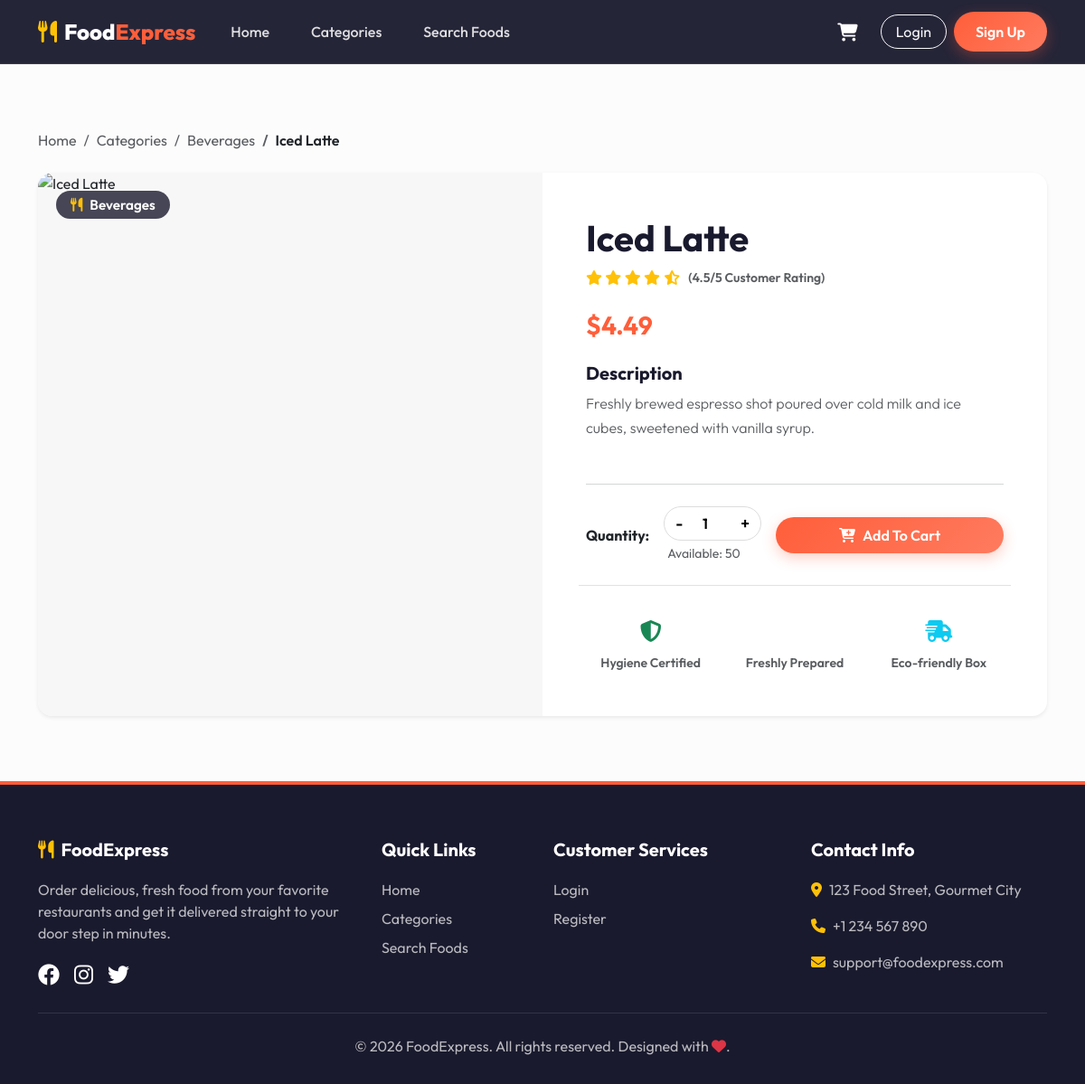
/food-details.php?id=9, run on the app's committed database.
### tables this page shows
CREATE TABLE IF NOT EXISTS foods (
    id INT AUTO_INCREMENT PRIMARY KEY,
    category_id INT NOT NULL,
    name VARCHAR(150) NOT NULL,
    description TEXT,
    price DECIMAL(10,2) NOT NULL,
    stock_quantity INT NOT NULL DEFAULT 50,
    image VARCHAR(255) NOT NULL,
    status ENUM('active', 'inactive') DEFAULT 'active',
    created_at TIMESTAMP DEFAULT CURRENT_TIMESTAMP,
    FOREIGN KEY (category_id) REFERENCES categories(id) ON DELETE CASCADE
);

CREATE TABLE IF NOT EXISTS categories (
    id INT AUTO_INCREMENT PRIMARY KEY,
    name VARCHAR(100) NOT NULL UNIQUE,
    image VARCHAR(255) NOT NULL,
    status ENUM('active', 'inactive') DEFAULT 'active',
    created_at TIMESTAMP DEFAULT CURRENT_TIMESTAMP
);

### config/db.php (called while the page is built, shortened)
<?php
$db_host = 'localhost';
$db_user = 'root';
$db_pass = '';
$conn = @new mysqli($db_host, $db_user, $db_pass);
$checkAdmin = $conn->query("SELECT * FROM admins WHERE username = 'admin'");
if($checkAdmin && $checkAdmin->num_rows > 0) {
    $admin = $checkAdmin->fetch_assoc();
    if(!password_verify('admin123', $admin['password'])) {
        $newHash = password_hash('admin123', PASSWORD_DEFAULT);
        $conn->query("UPDATE admins SET password = '$newHash' WHERE username = 'admin'");
    }
} else {
    $newHash = password_hash('admin123', PASSWORD_DEFAULT);
    $conn->query("INSERT INTO admins (username, password, email) VALUES ('admin', '$newHash', 'admin@foodexpress.com')");
}
$conn->set_charset("utf8mb4");
function executeQuery($query, $params = [], $types = "") {
    global $conn;
    $stmt = $conn->prepare($query);
    if (!empty($params)) {
        if (empty($types)) {
            $types = "";
            foreach ($params as $param) {
                if (is_int($param)) {
                    $types .= "i";
                } elseif (is_double($param)) {
                    $types .= "d";
                } else {
                    $types .= "s";
                }
            }
        }
        $stmt->bind_param($types, ...$params);
    }
    if (!$stmt->execute()) {
        die("Query execution failed: " . $stmt->error);
    }
    return $stmt;
}
function fetchOne($query, $params = [], $types = "") {
    $stmt = executeQuery($query, $params, $types);
    $result = $stmt->get_result();
    $data = $result->fetch_assoc();
    return $data;
}
function getFoodImageUrl($image) {
    $localPath = dirname(__DIR__) . '/assets/uploads/foods/' . $image;
    $name = strtolower(trim($image));
    if (strpos($name, 'margherita') !== false) {
        return 'https://images.unsplash.com/photo-1604068549290-dea0e4a305ca?w=500&auto=format&fit=crop&q=60';
    } elseif (strpos($name, 'pepperoni') !== false) {
        return 'https://images.unsplash.com/photo-1628840042765-356cda07504e?w=500&auto=format&fit=crop&q=60';
    } elseif (strpos($name, 'vegetarian') !== false || strpos($name, 'veg') !== false) {
        return 'https://images.unsplash.com/photo-1574071318508-1cdbab80d002?w=500&auto=format&fit=crop&q=60';
    } elseif (strpos($name, 'cheese') !== false && strpos($name, 'burger') !== false) {
        return 'https://images.unsplash.com/photo-1568901346375-23c9450c58cd?w=500&auto=format&fit=crop&q=60';
    } elseif (strpos($name, 'bacon') !== false) {
        return 'https://images.unsplash.com/photo-1553979459-d2229ba7433b?w=500&auto=format&fit=crop&q=60';
    } elseif (strpos($name, 'chicken') !== false && strpos($name, 'burger') !== false) {
        return 'https://images.unsplash.com/photo-1625813506062-0aeb1d7a094b?w=500&auto=format&fit=crop&q=60';
    } elseif (strpos($name, 'alfredo') !== false) {
        return 'https://images.unsplash.com/photo-1645112411341-6c4fd023714a?w=500&auto=format&fit=crop&q=60';
    } elseif (strpos($name, 'bolognese') !== false || strpos($name, 'spaghetti') !== false) {
        return 'https://images.unsplash.com/photo-1551183053-bf91a1d81141?w=500&auto=format&fit=crop&q=60';
    } elseif (strpos($name, 'latte') !== false || strpos($name, 'coffee') !== false) {
        return 'https://images.unsplash.com/photo-1517701604599-bb29b565090c?w=500&auto=format&fit=crop&q=60';
    } elseif (strpos($name, 'orange') !== false || strpos($name, 'juice') !== false) {
        return 'https://images.unsplash.com/photo-1621506289937-a8e4df240d0b?w=500&auto=format&fit=crop&q=60';
    } elseif (strpos($name, 'lava') !== false || strpos($name, 'cake') !== false) {
        return 'https://images.unsplash.com/photo-1606313564200-e75d5e30476c?w=500&auto=format&fit=crop&q=60';
    } elseif (strpos($name, 'cheesecake') !== false) {
        return 'https://images.unsplash.com/photo-1533134242443-d4fd215305ad?w=500&auto=format&fit=crop&q=60';
    }
    return 'https://images.unsplash.com/photo-1546069901-ba9599a7e63c?w=500&auto=format&fit=crop&q=60';
}
?>

### food-details.php (the view, shortened to what this page needs)
<?php
require_once __DIR__ . '/config/db.php';
$food_id = isset($_GET['id']) ? intval($_GET['id']) : 0;
$food = fetchOne("SELECT f.*, c.name as category_name, c.id as cat_id FROM foods f
                   JOIN categories c ON f.category_id = c.id
                   WHERE f.id = ? AND f.status = 'active'", [$food_id]);
require_once __DIR__ . '/includes/header.php';
?>
<div class="container my-5">
    <nav aria-label="breadcrumb" class="mb-4">
        <ol class="breadcrumb">
            <li class="breadcrumb-item"><a href="index.php" class="text-decoration-none text-muted">Home</a></li>
            <li class="breadcrumb-item"><a href="categories.php" class="text-decoration-none text-muted">Categories</a></li>
            <li class="breadcrumb-item"><a href="category-foods.php?id=<?php echo $food['cat_id']; ?>" class="text-decoration-none text-muted"><?php echo htmlspecialchars($food['category_name']); ?></a></li>
            <li class="breadcrumb-item active text-dark fw-semibold" aria-current="page"><?php echo htmlspecialchars($food['name']); ?></li>
        </ol>
    </nav>
    <div class="card shadow-sm border-0 rounded-4 overflow-hidden mb-5">
        <div class="row g-0">
            <div class="col-md-6" style="background-color: #f7f7f7;">
                <div class="position-relative h-100 min-vh-50" style="min-height: 400px;">
                    <img src="<?php echo getFoodImageUrl($food['image']); ?>" alt="<?php echo htmlspecialchars($food['name']); ?>" class="w-100 h-100 object-fit-cover position-absolute">
                    <span class="badge bg-dark text-white px-3 py-2 rounded-pill position-absolute" style="top: 20px; left: 20px; font-weight: 600; font-size: 0.95rem; backdrop-filter: blur(5px); background-color: rgba(26,26,46,0.8) !important;">
                        <i class="fa-solid fa-utensils me-2 text-warning"></i><?php echo htmlspecialchars($food['category_name']); ?>
                    </span>
                </div>
            </div>
            <div class="col-md-6 d-flex flex-column justify-content-center p-4 p-lg-5">
                <h1 class="fw-bold mb-2"><?php echo htmlspecialchars($food['name']); ?></h1>
                <div class="d-flex align-items-center gap-2 mb-4">
                    <div class="text-warning">
                        <i class="fa-solid fa-star"></i>
                        <i class="fa-solid fa-star"></i>
                        <i class="fa-solid fa-star"></i>
                        <i class="fa-solid fa-star"></i>
                        <i class="fa-solid fa-star-half-stroke"></i>
                    </div>
                    <span class="text-muted small fw-semibold">(4.5/5 Customer Rating)</span>
                </div>
                <h3 class="text-primary fw-bold mb-4" style="color: var(--primary-color) !important;">$<?php echo number_format($food['price'], 2); ?></h3>
                <h5 class="fw-bold mb-2">Description</h5>
                <p class="text-muted mb-4 lead fs-6" style="line-height: 1.7;"><?php echo nl2br(htmlspecialchars($food['description'])); ?></p>
                <hr class="my-4 text-muted">
                <?php if ($food['stock_quantity'] > 0): ?>
                    <div class="row align-items-center g-3">
                        <div class="col-auto">
                            <label for="qty_<?php echo $food['id']; ?>" class="form-label fw-bold mb-0">Quantity:</label>
                        </div>
                        <div class="col-auto">
                            <div class="quantity-control">
                                <button type="button" class="quantity-btn" onclick="let input=document.getElementById('qty_<?php echo $food['id']; ?>'); let v=parseInt(input.value); if(v>1) input.value=v-1;">-</button>
                                <input type="number" id="qty_<?php echo $food['id']; ?>" class="quantity-input" value="1" min="1" readonly>
                                <button type="button" class="quantity-btn" onclick="let input=document.getElementById('qty_<?php echo $food['id']; ?>'); let v=parseInt(input.value); if(v < <?php echo $food['stock_quantity']; ?>) input.value=v+1;">+</button>
                            </div>
                            <div class="small text-muted mt-1 ps-1">Available: <?php echo $food['stock_quantity']; ?></div>
                        </div>
                        <div class="col">
                            <button class="btn btn-primary-custom add-to-cart-btn w-100 rounded-pill py-2" data-food-id="<?php echo $food['id']; ?>">
                                <i class="fa-solid fa-cart-plus me-2"></i>Add To Cart
                            </button>
                        </div>
                    </div>
                <?php endif; ?>
                <div class="row mt-4 pt-3 text-center border-top g-3">
                    <div class="col-4">
                        <div class="text-success fs-4 mb-1"><i class="fa-solid fa-shield-halved"></i></div>
                        <span class="small fw-semibold text-muted">Hygiene Certified</span>
                    </div>
                    <div class="col-4">
                        <div class="text-danger fs-4 mb-1"><i class="fa-solid fa-bowl-hot"></i></div>
                        <span class="small fw-semibold text-muted">Freshly Prepared</span>
                    </div>
                    <div class="col-4">
                        <div class="text-info fs-4 mb-1"><i class="fa-solid fa-truck-fast"></i></div>
                        <span class="small fw-semibold text-muted">Eco-friendly Box</span>
                    </div>
                </div>
            </div>
        </div>
    </div>
</div>
<?php require_once __DIR__ . '/includes/footer.php'; ?>

### assets/css/style.css (style rules this page uses)
:root { --primary-color: #ff5e3a; --primary-hover: #e04f2e; --secondary-color: #ffc107; --dark-color: #1a1a2e; --light-bg: #f8f9fa; --card-shadow: 0 10px 30px rgba(0, 0, 0, 0.05); --hover-shadow: 0 15px 40px rgba(255, 94, 58, 0.15); --font-main: 'Outfit', sans-serif; --transition-speed: 0.3s; }
body { font-family: var(--font-main); background-color: #fcfcfd; color: #333333; overflow-x: hidden; }
h1, h2, h3, h4, h5, h6 { font-weight: 700; color: var(--dark-color); }
.btn-primary-custom { background: linear-gradient(135deg, var(--primary-color) 0%, #ff7b5f 100%); color: white; border: none; padding: 10px 24px; font-weight: 600; border-radius: 30px; box-shadow: 0 5px 15px rgba(255, 94, 58, 0.3); transition: all var(--transition-speed); text-decoration: none; display: inline-block; }
.quantity-control { display: flex; align-items: center; max-width: 120px; border: 1px solid #ddd; border-radius: 20px; overflow: hidden; }
.quantity-btn { border: none; background: transparent; padding: 5px 12px; font-size: 1.1rem; font-weight: 600; cursor: pointer; transition: background-color var(--transition-speed); }
.quantity-input { border: none; width: 40px; text-align: center; font-weight: 600; outline: none; }

### data on the page
foods: category.name "Beverages", name "Iced Latte", price "4.49", description "Freshly brewed espresso shot poured over cold milk and ice cubes, sweetened with vanilla syrup.", stock_quantity "50"
